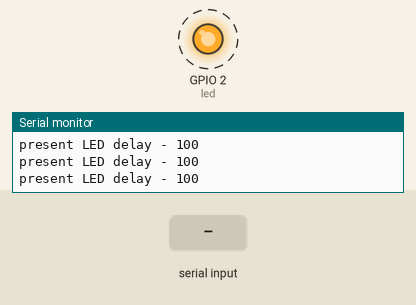
The sketch below on a simulated ESP32. On the bench: output pins drawn as LEDs (lit = HIGH), the last lines printed to the serial monitor. Dashed ring = blinking. The test bench sets the inputs (shaded band).

Above: at 1.25 s.
1.3 s: "5\n" received over Serial
At 2.6 s:
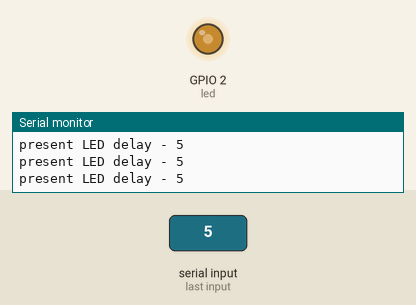
2.9 s: "0\n" received over Serial
At 3.4 s:
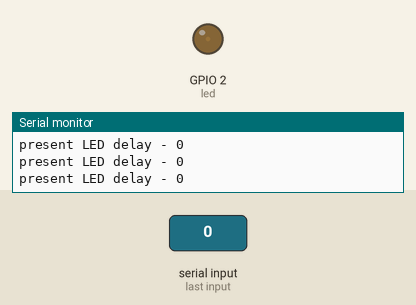
4.4 s: "90,45\n" received over Serial
At 4.64 s:
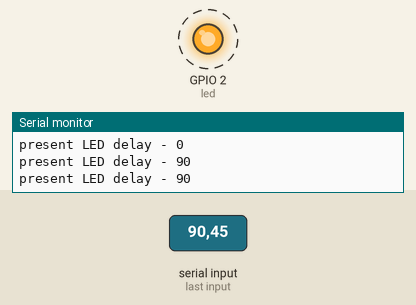
Timing chart, 0 to 13.4 s (numbered marks = the images above; inputs shaded):
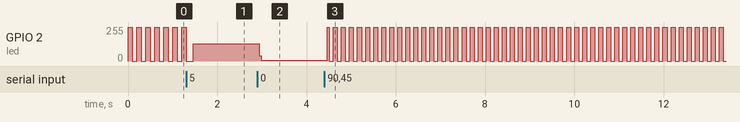

Measured:
- after the input at 2.9 s, GPIO 2 (led): 128/255 → 7/255 at once
- after the input at 4.4 s, GPIO 2 (led): alternates 255/255 for 0.09 s and 0/255 for 0.09 s, starting after 0.06 s

The sketch:

p34.ino
```cpp
static const int led = LED_BUILTIN; //selecting inbuilt LED as LED

int Delay=100;        //creating a variable to led delay and setting it as 100ms
char val;             //creating a variable to input value
String pass;          //creating a variable to store new delay

void LEDblink(void *parameter) {  //creating task function to blink LED

  while(1) {                         //starting an infinity while loop
    digitalWrite(led, HIGH);                         //light up LED
    vTaskDelay(pdMS_TO_TICKS( Delay ));               //500ms delay
    digitalWrite(led, LOW);                          //turn off LED
    vTaskDelay(pdMS_TO_TICKS( Delay ));               //500ms delay
    Serial.print("present LED delay - ");
    Serial.println(Delay);          //printing LED delay
  }
}

void input(void *parameter){  //creating task function to get input delay

 while(1) {                         //starting an infinity while loop
  if(Serial.available()>0){         //checking availability of input
     val=Serial.read();             //storing input value in val
     pass=pass+val;                 //putting that value to pass string
     Delay=pass.toInt();            //converting to int and storing that value to delay
  }
  if(Serial.available()==0){        //checking input was not there
     vTaskDelay(100/portTICK_PERIOD_MS);  //giving a delay
     pass="";                       //resetting pass variable
  }
 }
}
void setup() {
  Serial.begin(115200);
  pinMode(led, OUTPUT);          //setting LED pin as output
  //setting the Task1
  xTaskCreate(input,"Input",1024,NULL,1,NULL);
  //setting the Task2
  xTaskCreate(LEDblink,"Toggle",1024,NULL,1,NULL);
}
void loop() {

}
```
